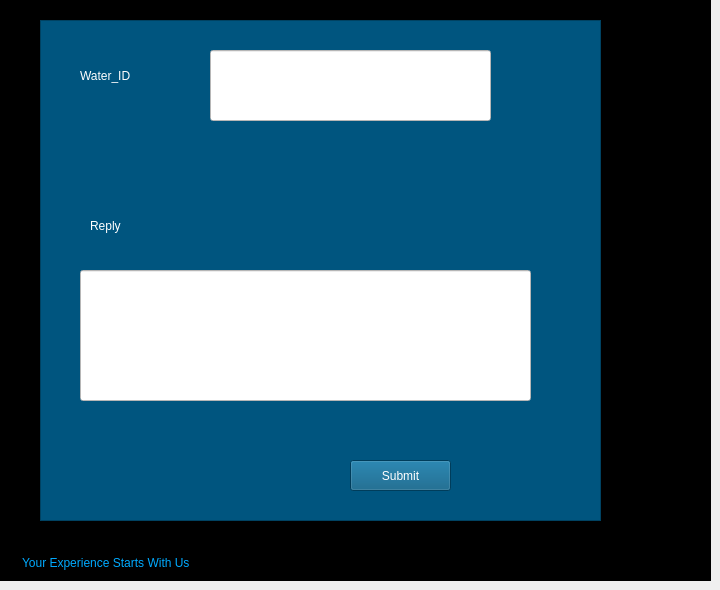
    <widget class="QWidget" name="Comment">
     <widget class="QFrame" name="footer">
      <property name="geometry">
       <rect>
        <x>20</x>
        <y>550</y>
        <width>600</width>
        <height>25</height>
       </rect>
      </property>
      <property name="styleSheet">
       <string notr="true">background-color: rgb(0, 0, 0);</string>
      </property>
      <property name="frameShape">
       <enum>QFrame::StyledPanel</enum>
      </property>
      <property name="frameShadow">
       <enum>QFrame::Raised</enum>
      </property>
      <layout class="QHBoxLayout" name="horizontalLayout_3">
       <property name="spacing">
        <number>0</number>
       </property>
       <property name="leftMargin">
        <number>0</number>
       </property>
       <property name="topMargin">
        <number>0</number>
       </property>
       <property name="rightMargin">
        <number>0</number>
       </property>
       <property name="bottomMargin">
        <number>0</number>
       </property>
       <item>
        <widget class="QFrame" name="frame_4">
         <property name="frameShape">
          <enum>QFrame::StyledPanel</enum>
         </property>
         <property name="frameShadow">
          <enum>QFrame::Raised</enum>
         </property>
         <layout class="QVBoxLayout" name="verticalLayout_4">
          <property name="spacing">
           <number>0</number>
          </property>
          <property name="leftMargin">
           <number>0</number>
          </property>
          <property name="topMargin">
           <number>0</number>
          </property>
          <property name="rightMargin">
           <number>0</number>
          </property>
          <property name="bottomMargin">
           <number>0</number>
          </property>
          <item>
           <widget class="QLabel" name="label">
            <property name="styleSheet">
             <string notr="true">font: 700 10pt &quot;Segoe UI&quot;;
color: rgb(0, 170, 255);</string>
            </property>
            <property name="text">
             <string>Your Experience Starts With Us</string>
            </property>
           </widget>
          </item>
         </layout>
        </widget>
       </item>
       <item>
        <widget class="QFrame" name="frame_6">
         <property name="frameShape">
          <enum>QFrame::StyledPanel</enum>
         </property>
         <property name="frameShadow">
          <enum>QFrame::Raised</enum>
         </property>
         <layout class="QVBoxLayout" name="verticalLayout_3">
          <property name="spacing">
           <number>0</number>
          </property>
          <property name="leftMargin">
           <number>0</number>
          </property>
          <property name="topMargin">
           <number>0</number>
          </property>
          <property name="rightMargin">
           <number>0</number>
          </property>
          <property name="bottomMargin">
           <number>0</number>
          </property>
         </layout>
        </widget>
       </item>
       <item alignment="Qt::AlignRight|Qt::AlignBottom">
        <widget class="QFrame" name="size_grip">
         <property name="minimumSize">
          <size>
           <width>10</width>
           <height>10</height>
          </size>
         </property>
         <property name="maximumSize">
          <size>
           <width>10</width>
           <height>10</height>
          </size>
         </property>
         <property name="frameShape">
          <enum>QFrame::StyledPanel</enum>
         </property>
         <property name="frameShadow">
          <enum>QFrame::Raised</enum>
         </property>
        </widget>
       </item>
      </layout>
     </widget>
     <widget class="QFrame" name="frame_5">
      <property name="geometry">
       <rect>
        <x>0</x>
        <y>0</y>
        <width>711</width>
        <height>581</height>
       </rect>
      </property>
      <property name="styleSheet">
       <string notr="true">background-color: rgb(0, 0, 0);</string>
      </property>
      <property name="frameShape">
       <enum>QFrame::StyledPanel</enum>
      </property>
      <property name="frameShadow">
       <enum>QFrame::Raised</enum>
      </property>
      <widget class="QFrame" name="frame">
       <property name="geometry">
        <rect>
         <x>40</x>
         <y>20</y>
         <width>561</width>
         <height>501</height>
        </rect>
       </property>
       <property name="styleSheet">
        <string notr="true">background-color: rgb(0, 85, 127);</string>
       </property>
       <property name="frameShape">
        <enum>QFrame::StyledPanel</enum>
       </property>
       <property name="frameShadow">
        <enum>QFrame::Raised</enum>
       </property>
       <widget class="QLineEdit" name="lineEdit_2">
        <property name="geometry">
         <rect>
          <x>40</x>
          <y>250</y>
          <width>451</width>
          <height>131</height>
         </rect>
        </property>
        <property name="styleSheet">
         <string notr="true">color: rgb(0, 85, 127);
font: 12pt &quot;Stencil&quot;;
background-color: rgb(255, 255, 255);
</string>
        </property>
        <property name="text">
         <string/>
        </property>
        <property name="cursorPosition">
         <number>0</number>
        </property>
        <property name="alignment">
         <set>Qt::AlignLeading|Qt::AlignLeft|Qt::AlignTop</set>
        </property>
       </widget>
       <widget class="QLabel" name="label_10">
        <property name="geometry">
         <rect>
          <x>40</x>
          <y>30</y>
          <width>151</width>
          <height>51</height>
         </rect>
        </property>
        <property name="styleSheet">
         <string notr="true">font: 14pt &quot;Stencil&quot;;
color: rgb(255, 255, 255);</string>
        </property>
        <property name="text">
         <string>Water_ID</string>
        </property>
       </widget>
       <widget class="QPushButton" name="pushButton_3">
        <property name="geometry">
         <rect>
          <x>310</x>
          <y>440</y>
          <width>101</width>
          <height>31</height>
         </rect>
        </property>
        <property name="styleSheet">
         <string notr="true">font: 14pt &quot;Stencil&quot;;
color: rgb(255, 255, 255);</string>
        </property>
        <property name="text">
         <string>Submit</string>
        </property>
       </widget>
       <widget class="QLabel" name="label_12">
        <property name="geometry">
         <rect>
          <x>50</x>
          <y>180</y>
          <width>91</width>
          <height>51</height>
         </rect>
        </property>
        <property name="styleSheet">
         <string notr="true">font: 14pt &quot;Stencil&quot;;
color: rgb(255, 255, 255);</string>
        </property>
        <property name="text">
         <string>Reply</string>
        </property>
       </widget>
       <widget class="QLineEdit" name="lineEdit_4">
        <property name="geometry">
         <rect>
          <x>170</x>
          <y>30</y>
          <width>281</width>
          <height>71</height>
         </rect>
        </property>
        <property name="styleSheet">
         <string notr="true">color: rgb(0, 85, 127);
font: 12pt &quot;Stencil&quot;;
background-color: rgb(255, 255, 255);
</string>
        </property>
        <property name="text">
         <string/>
        </property>
        <property name="cursorPosition">
         <number>0</number>
        </property>
        <property name="alignment">
         <set>Qt::AlignLeading|Qt::AlignLeft|Qt::AlignTop</set>
        </property>
       </widget>
      </widget>
     </widget>
     <zorder>frame_5</zorder>
     <zorder>footer</zorder>
    </widget>
